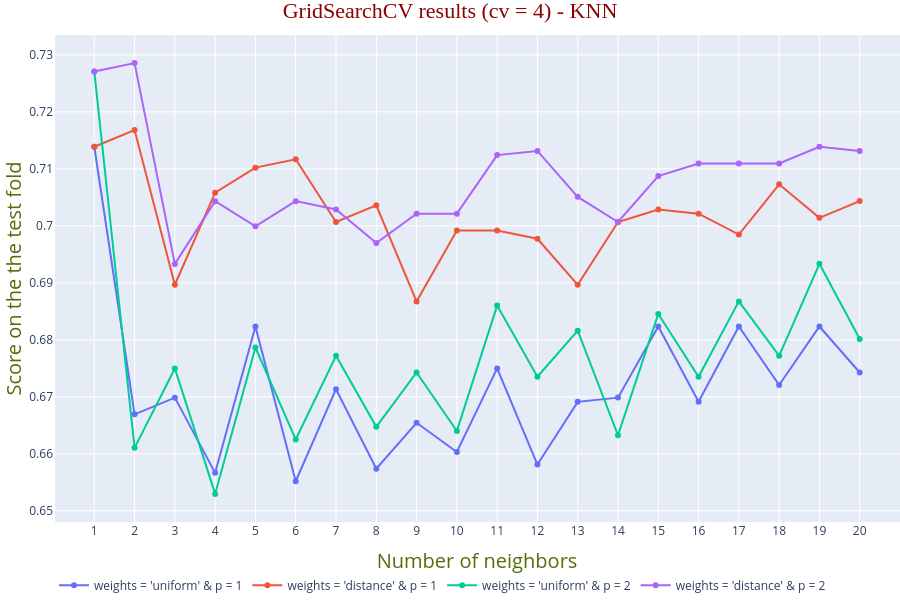

Write notebook code for a chart like this one.
### Code cell
fig = go.Figure()

fig.add_trace(go.Scatter(x=list(range(1,21)),
         y=knn_grid_search.cv_results_['mean_test_score'][::4],
         name="weights = 'uniform' & p = 1",
         mode='lines+markers',
         hovertemplate="weights = 'uniform'<br>p = 1<br>Number of neighbors = %{x}<br>Score = %{y}<extra></extra>"))

fig.add_trace(go.Scatter(x=list(range(1,21)),
         y=knn_grid_search.cv_results_['mean_test_score'][1::4],
         name="weights = 'distance' & p = 1",
         mode='lines+markers',
         hovertemplate="weights = 'distance'<br>p = 1<br>Number of neighbors = %{x}<br>Score = %{y}<extra></extra>"))

fig.add_trace(go.Scatter(x=list(range(1,21)),
         y=knn_grid_search.cv_results_['mean_test_score'][2::4],
         name="weights = 'uniform' & p = 2",
         mode='lines+markers',
         hovertemplate="weights = 'uniform'<br>p = 2<br>Number of neighbors = %{x}<br>Score = %{y}<extra></extra>"))

fig.add_trace(go.Scatter(x=list(range(1,21)),
         y=knn_grid_search.cv_results_['mean_test_score'][3::4],
         name="weights = 'distance' & p = 2",
         mode='lines+markers',
         hovertemplate="weights = 'distance'<br>p = 2<br>Number of neighbors = %{x}<br>Score = %{y}<extra></extra>"))

fig.update_xaxes(title="Number of neighbors", 
                 title_font=dict(size=20, family='Open Sans', color='#546E09'))

fig.update_yaxes(title="Score on the the test fold", 
                 title_font=dict(size=20, family='Open Sans', color='#546E09'))

fig.update_layout(title="GridSearchCV results (cv = 4) - KNN",
                  title_x=0.5,
                  title_font_family="Times New Roman",
                  title_font_size=22,
                  title_font_color="darkred",
                  xaxis_range=[0,21],
                  xaxis=dict(tickvals=list(range(1, 21))),
                  margin={"t": 35, "b": 20, "l": 0, "r": 0},
                  height=600,
                  showlegend=True,
                  legend=dict(orientation="h"))

fig.show()

### Figure 1 — Plotly figure (JSON) as saved in the notebook; plotly's stock layout.template omitted (floating-point values rounded to 4 significant figures)
{"data": [{"hovertemplate": "weights = 'uniform'<br>p = 1<br>Number of neighbors = %{x}<br>Score = %{y}<extra></extra>", "mode": "lines+markers", "name": "weights = 'uniform' & p = 1", "type": "scatter", "x": [1, 2, 3, 4, 5, 6, 7, 8, 9, 10, 11, 12, 13, 14, 15, 16, 17, 18, 19, 20], "y": [0.7139, 0.6669, 0.6699, 0.6567, 0.6823, 0.6552, 0.6713, 0.6574, 0.6654, 0.6603, 0.675, 0.6581, 0.6691, 0.6699, 0.6823, 0.6691, 0.6823, 0.6721, 0.6823, 0.6743]}, {"hovertemplate": "weights = 'distance'<br>p = 1<br>Number of neighbors = %{x}<br>Score = %{y}<extra></extra>", "mode": "lines+markers", "name": "weights = 'distance' & p = 1", "type": "scatter", "x": [1, 2, 3, 4, 5, 6, 7, 8, 9, 10, 11, 12, 13, 14, 15, 16, 17, 18, 19, 20], "y": [0.7139, 0.7168, 0.6897, 0.7058, 0.7102, 0.7117, 0.7007, 0.7036, 0.6867, 0.6992, 0.6992, 0.6977, 0.6897, 0.7007, 0.7029, 0.7021, 0.6985, 0.7073, 0.7014, 0.7043]}, {"hovertemplate": "weights = 'uniform'<br>p = 2<br>Number of neighbors = %{x}<br>Score = %{y}<extra></extra>", "mode": "lines+markers", "name": "weights = 'uniform' & p = 2", "type": "scatter", "x": [1, 2, 3, 4, 5, 6, 7, 8, 9, 10, 11, 12, 13, 14, 15, 16, 17, 18, 19, 20], "y": [0.7271, 0.661, 0.675, 0.653, 0.6787, 0.6625, 0.6772, 0.6647, 0.6743, 0.664, 0.686, 0.6735, 0.6816, 0.6633, 0.6845, 0.6735, 0.6867, 0.6772, 0.6933, 0.6801]}, {"hovertemplate": "weights = 'distance'<br>p = 2<br>Number of neighbors = %{x}<br>Score = %{y}<extra></extra>", "mode": "lines+markers", "name": "weights = 'distance' & p = 2", "type": "scatter", "x": [1, 2, 3, 4, 5, 6, 7, 8, 9, 10, 11, 12, 13, 14, 15, 16, 17, 18, 19, 20], "y": [0.7271, 0.7286, 0.6933, 0.7043, 0.6999, 0.7043, 0.7029, 0.697, 0.7021, 0.7021, 0.7124, 0.7131, 0.7051, 0.7007, 0.7087, 0.7109, 0.7109, 0.7109, 0.7139, 0.7131]}], "layout": {"height": 600, "legend": {"orientation": "h"}, "margin": {"b": 20, "l": 0, "r": 0, "t": 35}, "showlegend": true, "title": {"font": {"color": "darkred", "family": "Times New Roman", "size": 22}, "text": "GridSearchCV results (cv = 4) - KNN", "x": 0.5}, "xaxis": {"range": [0, 21], "tickvals": [1, 2, 3, 4, 5, 6, 7, 8, 9, 10, 11, 12, 13, 14, 15, 16, 17, 18, 19, 20], "title": {"font": {"color": "#546E09", "family": "Open Sans", "size": 20}, "text": "Number of neighbors"}}, "yaxis": {"title": {"font": {"color": "#546E09", "family": "Open Sans", "size": 20}, "text": "Score on the the test fold"}}}}
